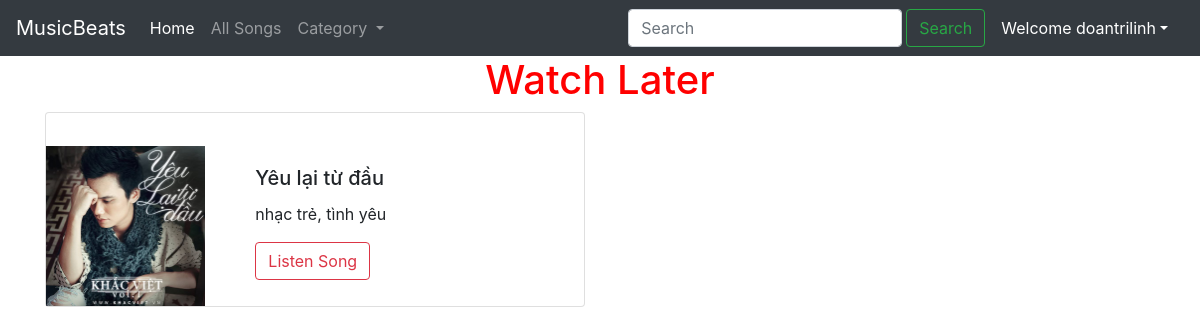
Page /history/ (signed in) on the earlier database version.
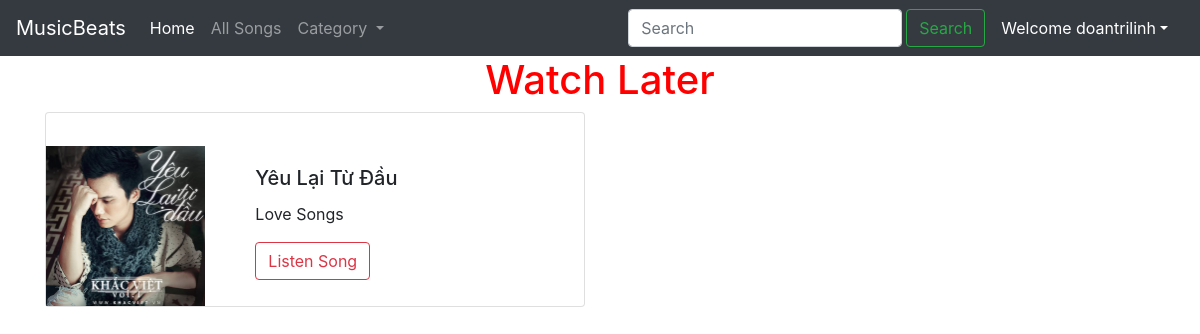
Same page on the later database version.
### musicbeats/models.py (models this page shows, shortened)
class Song(models.Model):
    category = models.ForeignKey(Category, on_delete=models.CASCADE) #many to one relation with Category
    song_id = models.AutoField(primary_key=True)
    name = models.CharField(max_length=200)
    singer = models.CharField(max_length=200)
    tags = models.CharField(max_length=100)
    image = models.ImageField(upload_to='images')
    song = models.FileField(upload_to='images')

### musicbeats/views.py (the view)
# urls.py: path('history/',views.history,name="history"),
def history(request):
    if request.method == "POST":
        user = request.user
        music_id = request.POST['music_id']
        history = History(user=user,music_id=music_id)
        history.save()
        return redirect(f'/songs/{music_id}')
    history = History.objects.filter(user=request.user)
    ids = []
    for i in history:
        ids.append(i.music_id)
    preserved = Case(*[When(pk=pk, then=pos) for pos, pk in enumerate(ids)])
    song = Song.objects.filter(song_id__in=ids).order_by(preserved)
    category = Category.objects.all()
    return render(request,'musicbeats/history.html',{'history':song,'category':category})

### musicbeats/templates/musicbeats/history.html (shortened to what this page needs)
{%extends 'musicbeats/base.html'%}
{% load static %}
{% block body %}
{% load static %}
<h1 style="color: red; text-align: center;"> Watch Later</h1>
    <div class="container">
        {% for i in history %}
        <div class="card mb-3" style="max-width: 540px; padding-top: 3%;">
            <div class="row g-0">
                <div class="col-md-4">
                    <img src="{{ i.image.url }}" class="img-fluid rounded-start" alt="...">
                </div>
                <div class="col-md-8">
                    <div class="card-body">
                        <h5 class="card-title">{{ i.name }}</h5>
                        <p class="card-text">{{ i.tags }}</p>
                        <a href="/songs/{{ i.song_id }}"><button class="btn btn-outline-danger">Listen Song
                            </button></a>
                    </div>
                </div>
            </div>
        </div>
        {% endfor %}
    </div>
    {% endblock %}

Differences in the rows shown:
changed Song: name "Yêu lại từ đầu" → "Yêu Lại Từ Đầu"; tags "nhạc trẻ, tình yêu" → "Love Songs"
